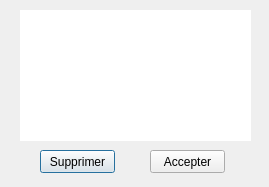
<?xml version="1.0" encoding="UTF-8"?>
<ui version="4.0">
 <class>Dialog</class>
 <widget class="QDialog" name="Dialog">
  <property name="geometry">
   <rect>
    <x>0</x>
    <y>0</y>
    <width>269</width>
    <height>187</height>
   </rect>
  </property>
  <property name="windowTitle">
   <string>Dialog</string>
  </property>
  <widget class="QPushButton" name="pushButton">
   <property name="geometry">
    <rect>
     <x>40</x>
     <y>150</y>
     <width>75</width>
     <height>23</height>
    </rect>
   </property>
   <property name="text">
    <string>Supprimer</string>
   </property>
  </widget>
  <widget class="QTextEdit" name="textEdit">
   <property name="geometry">
    <rect>
     <x>20</x>
     <y>10</y>
     <width>231</width>
     <height>131</height>
    </rect>
   </property>
   <property name="styleSheet">
    <string notr="true">border:none;</string>
   </property>
   <property name="readOnly">
    <bool>true</bool>
   </property>
   <property name="placeholderText">
    <string/>
   </property>
  </widget>
  <widget class="QPushButton" name="pushButton_2">
   <property name="geometry">
    <rect>
     <x>150</x>
     <y>150</y>
     <width>75</width>
     <height>23</height>
    </rect>
   </property>
   <property name="text">
    <string>Accepter</string>
   </property>
  </widget>
 </widget>
 <resources/>
 <connections/>
</ui>
